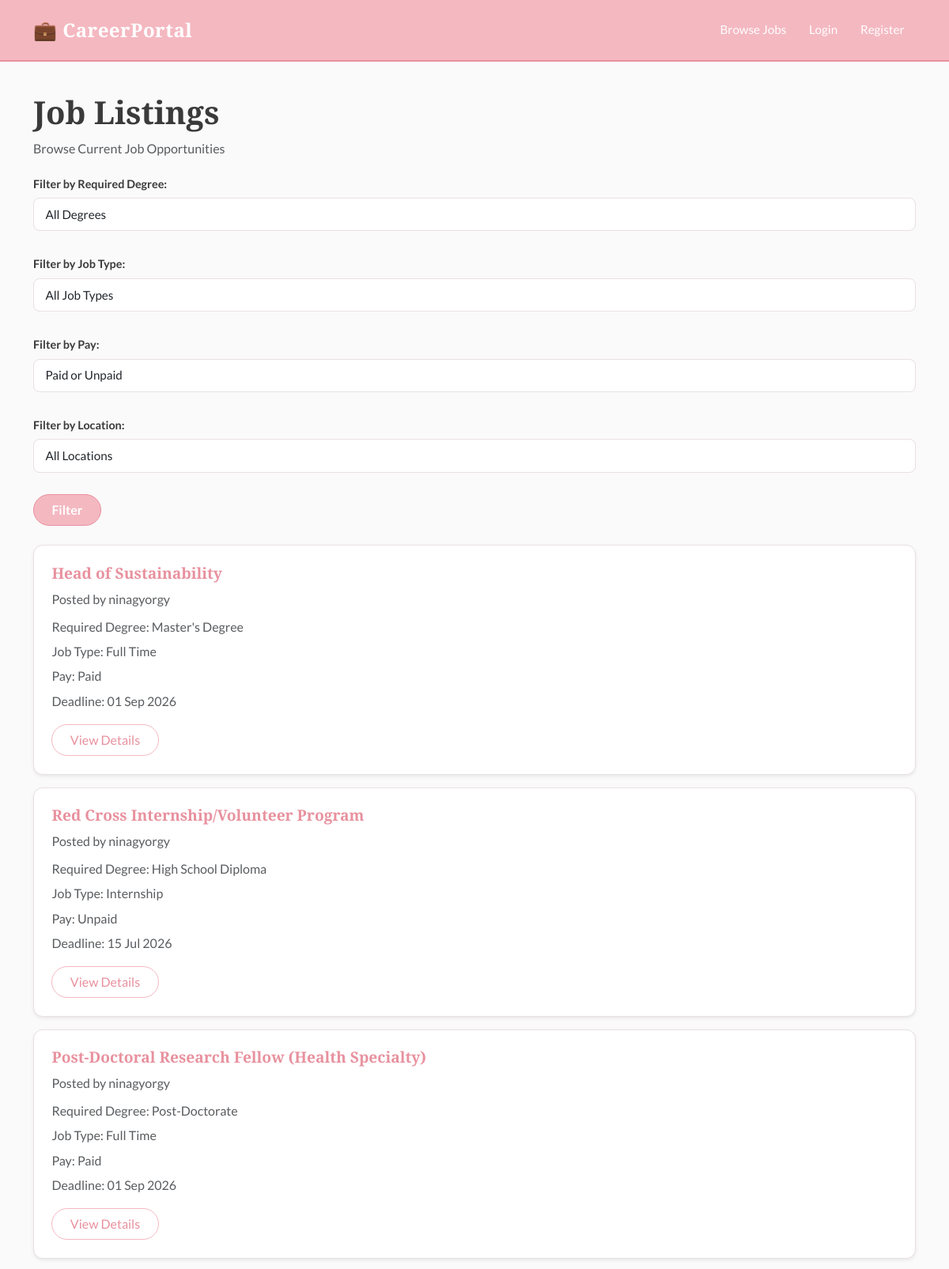
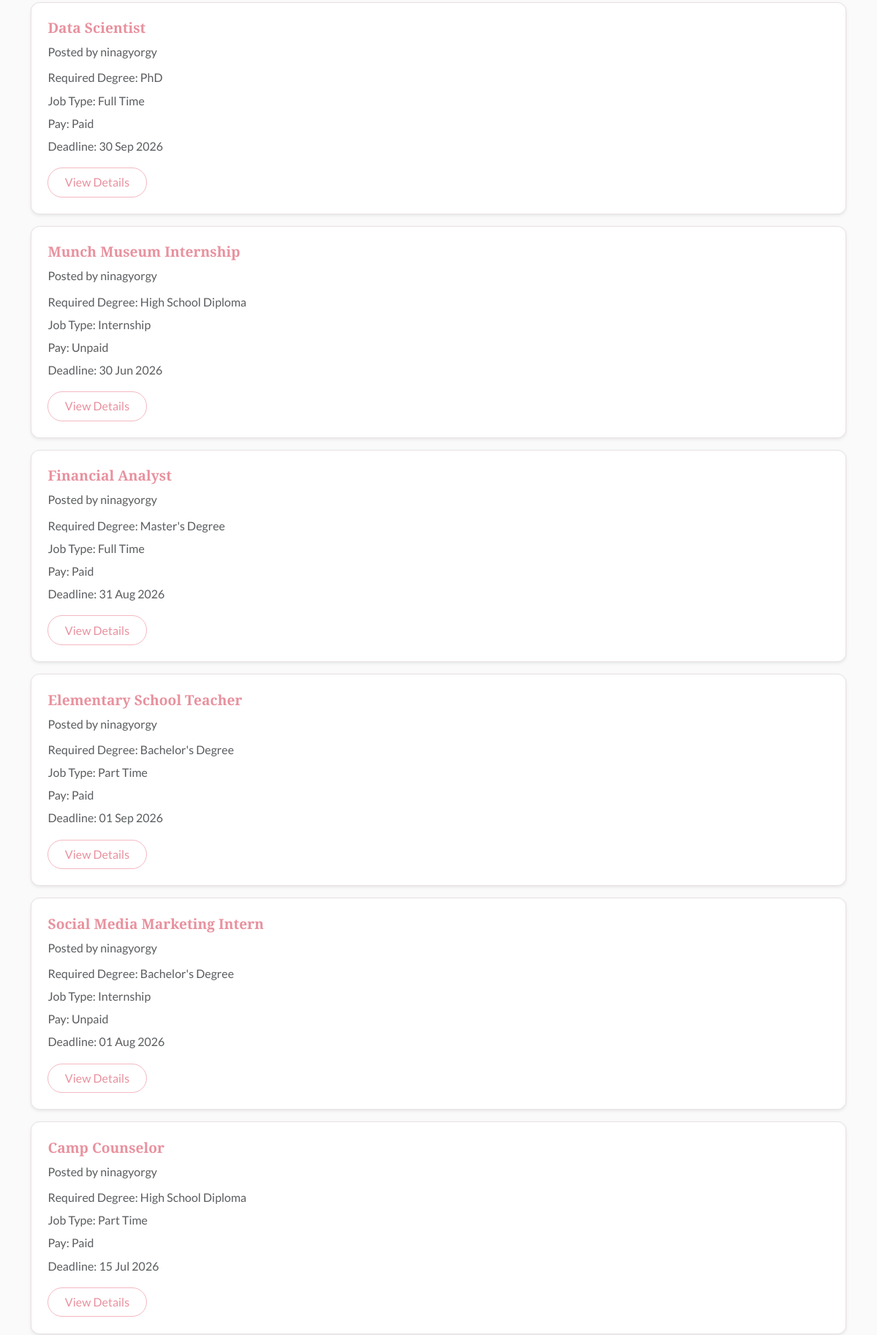
Screenshot of /jobs/ (upper part) with the database file from the repository (2 pictures, top to bottom).
### careerportal/models.py (models this page shows, shortened)
class Job(models.Model):
    DEGREE_CHOICES = [
        ("high_school", "High School Diploma"),
        ("bachelors", "Bachelor's Degree"),
        ("masters", "Master's Degree"),
        ("phD", "PhD"),
        ("post_doc", "Post-Doctorate")
    ]
    JOB_TYPE_CHOICES = [
        ('full_time', 'Full Time'),
        ('part_time', 'Part Time'),
        ('internship', 'Internship'),
    ]
    PAY_CHOICES = [
        ('paid', 'Paid'),
        ('unpaid', 'Unpaid'),
    ]
    contact_info = models.TextField(
        help_text="Include contact email, phone, and/or company website link.",
        blank=True,
        default=''
    )
    title = models.CharField(max_length=200)
    description = models.TextField()
    required_degree = models.CharField(
        max_length=50,
        choices=DEGREE_CHOICES,
        default="bachelors"
    )
    deadline = models.DateField(default=date.today) # temporary default
    created_at = models.DateTimeField(auto_now_add=True)
    created_by = models.ForeignKey(
        Employee,
        on_delete=models.CASCADE,
        null=True
    )
    job_type = models.CharField(
        max_length=20,
        choices=JOB_TYPE_CHOICES,
        default='full_time'
    )
    pay_status = models.CharField(
        max_length=10,
        choices=PAY_CHOICES,
        default='paid'
    )
    LOCATION_TYPE_CHOICES = [
    ('in_person', 'In Person'),
    ('remote', 'Remote'),
    ('hybrid', 'Hybrid'),
    ]
    location_type = models.CharField(
        max_length=20,
        choices=LOCATION_TYPE_CHOICES,
        default='in_person'
        )

### careerportal/views.py (the view)
# urls.py: path('jobs/', views.job_list, name='job_list'),
def job_list(request):
    jobs = Job.objects.all().order_by('-created_at')
    degree = request.GET.get('degree')
    job_type = request.GET.get('job_type')
    pay_status = request.GET.get('pay_status')
    location_type = request.GET.get('location_type')
    if degree:
        jobs = jobs.filter(required_degree=degree)
    if job_type:
        jobs = jobs.filter(job_type=job_type)
    if pay_status:
        jobs = jobs.filter(pay_status=pay_status)
    if location_type:
        jobs = jobs.filter(location_type=location_type)
    return render(request, "careerportal/jobs.html",
        {"jobs": jobs,
         "degree_choices": Job.DEGREE_CHOICES,
         "job_type_choices": Job.JOB_TYPE_CHOICES,
         "pay_choices": Job.PAY_CHOICES,
         "location_type_choices": Job.LOCATION_TYPE_CHOICES,})

### careerportal/context_processors.py (called while the page is built)
def user_roles(request):
    is_applicant = False
    is_employee = False
    if request.user.is_authenticated:
        is_applicant = Applicant.objects.filter(id=request.user.id).exists()
        is_employee = Employee.objects.filter(id=request.user.id).exists()
    return {
        'is_applicant': is_applicant,
        'is_employee': is_employee,
    }

### careerportal/templates/careerportal/jobs.html (shortened to what this page needs)
{% extends "careerportal/base.html" %}
{% block content %}
<h1>Job Listings</h1>
<p class="text-muted">Browse Current Job Opportunities</p>
<form method="GET" class="mb-4">
    <label>Filter by Required Degree:</label><br>
    <select name="degree" class="form-control">
        <option value="">All Degrees</option>
    </select>
    <br>
    <label>Filter by Job Type:</label><br>
    <select name="job_type" class="form-control">
        <option value="">All Job Types</option>
    </select>
    <br>
    <label>Filter by Pay:</label><br>
    <select name="pay_status" class="form-control">
        <option value="">Paid or Unpaid</option>
    </select>
    <br>
    <label>Filter by Location:</label><br>
    <select name="location_type" class="form-control">
        <option value="">All Locations</option>
    </select>
    <br>
    <button type="submit" class="btn btn-primary">
        Filter
    </button>
</form>
{% if jobs %}
    {% for job in jobs %}
        <div class="card mb-3 shadow-sm">
            <div class="card-body">
                <h2 class="card-title">
                    <a href="{% url 'job_detail' job.id %}">
                        {{ job.title }}
                    </a>
                </h2>
                <p class="text-muted mb-2">
                    Posted by {{ job.created_by.username }}
                </p>
                <p class="text-muted mb-1">
                    Required Degree:
                    {{ job.get_required_degree_display }}
                </p>
                <p class="text-muted mb-1">
                    Job Type:
                    {{ job.get_job_type_display }}
                </p>
                <p class="text-muted mb-1">
                    Pay:
                    {{ job.get_pay_status_display }}
                </p>
                <p class="text-muted mb-3">
                    Deadline:
                    {{ job.deadline|date:"d M Y" }}
                </p>
                <a href="{% url 'job_detail' job.id %}"
                   class="btn btn-outline-primary">
                    View Details
                </a>
            </div>
        </div>
    {% endfor %}
{% else %}
    <div class="alert alert-info">
        No jobs have been posted yet.
    </div>
{% endif %}
{% endblock %}

### careerportal/static/careerportal/css/style.css (style rules this page uses)
:root { --pink: #f4b8c1; --pink-dark: #e8919e; --pink-light: #fdeef0; --blue: #b8d4f4; --blue-dark: #8ab8ef; --blue-light: #eef4fd; --white: #ffffff; --off-white: #fafafa; --text-dark: #3a3a3a; --text-muted: #888888; --border: #e8e0e2; }
body { font-family: 'Lato', sans-serif; font-size: 16px; background-color: var(--off-white); color: var(--text-dark); line-height: 1.7; }
h1, h2, h3 { font-family: 'Playfair Display', serif; font-weight: 600; color: var(--text-dark); }
a { color: var(--pink-dark); text-decoration: none; }
.btn-primary { background-color: var(--pink); border-color: var(--pink-dark); color: var(--white); border-radius: 20px; padding: 0.45rem 1.4rem; font-weight: 600; transition: background 0.2s ease; }
.btn-outline-primary { border-color: var(--pink); color: var(--pink-dark); border-radius: 20px; padding: 0.45rem 1.4rem; }
.card { border: 1px solid var(--border); border-radius: 12px; background-color: var(--white); transition: box-shadow 0.2s ease, transform 0.2s ease; }
.card-title { font-family: 'Playfair Display', serif; font-size: 1.2rem; color: var(--text-dark); }
.card-body { padding: 1.4rem; }
.form-control { border: 1px solid var(--border); border-radius: 8px; padding: 0.55rem 0.9rem; font-size: 0.95rem; transition: border-color 0.2s ease; }
label { font-weight: 600; font-size: 0.9rem; margin-bottom: 0.3rem; color: var(--text-dark); }

### rows the page displays
Job: title "Head of Sustainability", created_by.username "ninagyorgy", required_degree "Master's Degree", job_type "Full Time", pay_status "Paid", deadline "01 Sep 2026"
Job: title "Red Cross Internship/Volunteer Program", created_by.username "ninagyorgy", required_degree "High School Diploma", job_type "Internship", pay_status "Unpaid", deadline "15 Jul 2026"
Job: title "Post-Doctoral Research Fellow (Health Specialty)", created_by.username "ninagyorgy", required_degree "Post-Doctorate", job_type "Full Time", pay_status "Paid", deadline "01 Sep 2026"
Job: title "Data Scientist", created_by.username "ninagyorgy", required_degree "PhD", job_type "Full Time", pay_status "Paid", deadline "30 Sep 2026"
Job: title "Munch Museum Internship", created_by.username "ninagyorgy", required_degree "High School Diploma", job_type "Internship", pay_status "Unpaid", deadline "30 Jun 2026"
Job: title "Financial Analyst", created_by.username "ninagyorgy", required_degree "Master's Degree", job_type "Full Time", pay_status "Paid", deadline "31 Aug 2026"
Job: title "Elementary School Teacher", created_by.username "ninagyorgy", required_degree "Bachelor's Degree", job_type "Part Time", pay_status "Paid", deadline "01 Sep 2026"
Job: title "Social Media Marketing Intern", created_by.username "ninagyorgy", required_degree "Bachelor's Degree", job_type "Internship", pay_status "Unpaid", deadline "01 Aug 2026"
Job: title "Camp Counselor", created_by.username "ninagyorgy", required_degree "High School Diploma", job_type "Part Time", pay_status "Paid", deadline "15 Jul 2026"
